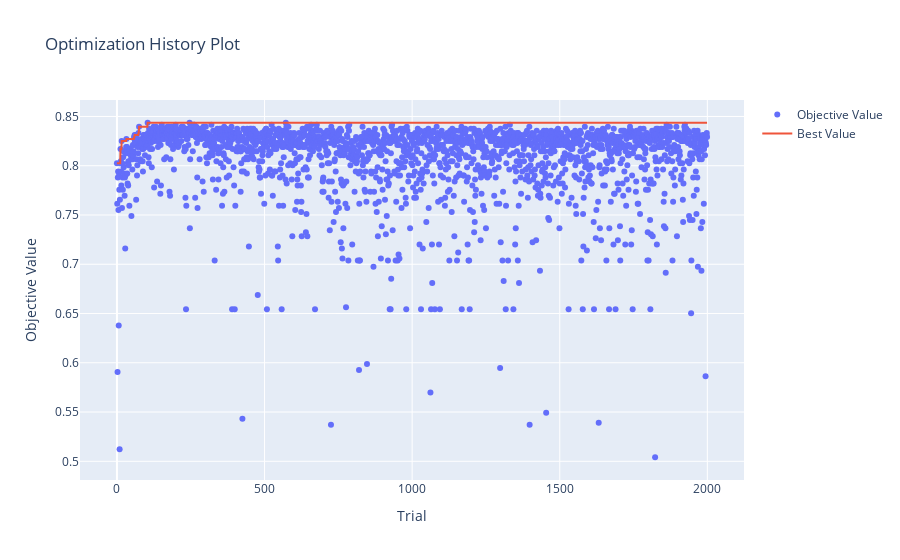

Write notebook code for a chart like this one.
### Code cell
if os.path.exists('multiple_modelA_tuning.pkl'):
    multiple_modelA_study = joblib.load('multiple_modelA_tuning.pkl')
    
print(f'best acc : {multiple_modelA_study.best_trial.value}\nbest params : {multiple_modelA_study.best_trial.params}')

multiple_modelA = multiple_xgb_model(multiple_modelA_study.best_trial, X_train, X_test, y_trainA, y_testA)
print(classification_report(y_testA, multiple_modelA.predict(X_test)))

optuna.visualization.plot_optimization_history(multiple_modelA_study)

### Figure 1 — Plotly figure (JSON) as saved in the notebook; plotly's stock layout.template omitted (floating-point values rounded to 4 significant figures; data arrays with more than 128 entries replaced by an {"elided": "..."} marker saying what was removed)
{"data": [{"mode": "markers", "name": "Objective Value", "type": "scatter", "x": {"elided": "2000 int values"}, "y": {"elided": "2000 float values"}}, {"name": "Best Value", "type": "scatter", "x": {"elided": "2000 int values"}, "y": {"elided": "2000 float values"}}], "layout": {"title": {"text": "Optimization History Plot"}, "xaxis": {"title": {"text": "Trial"}}, "yaxis": {"title": {"text": "Objective Value"}}}}
